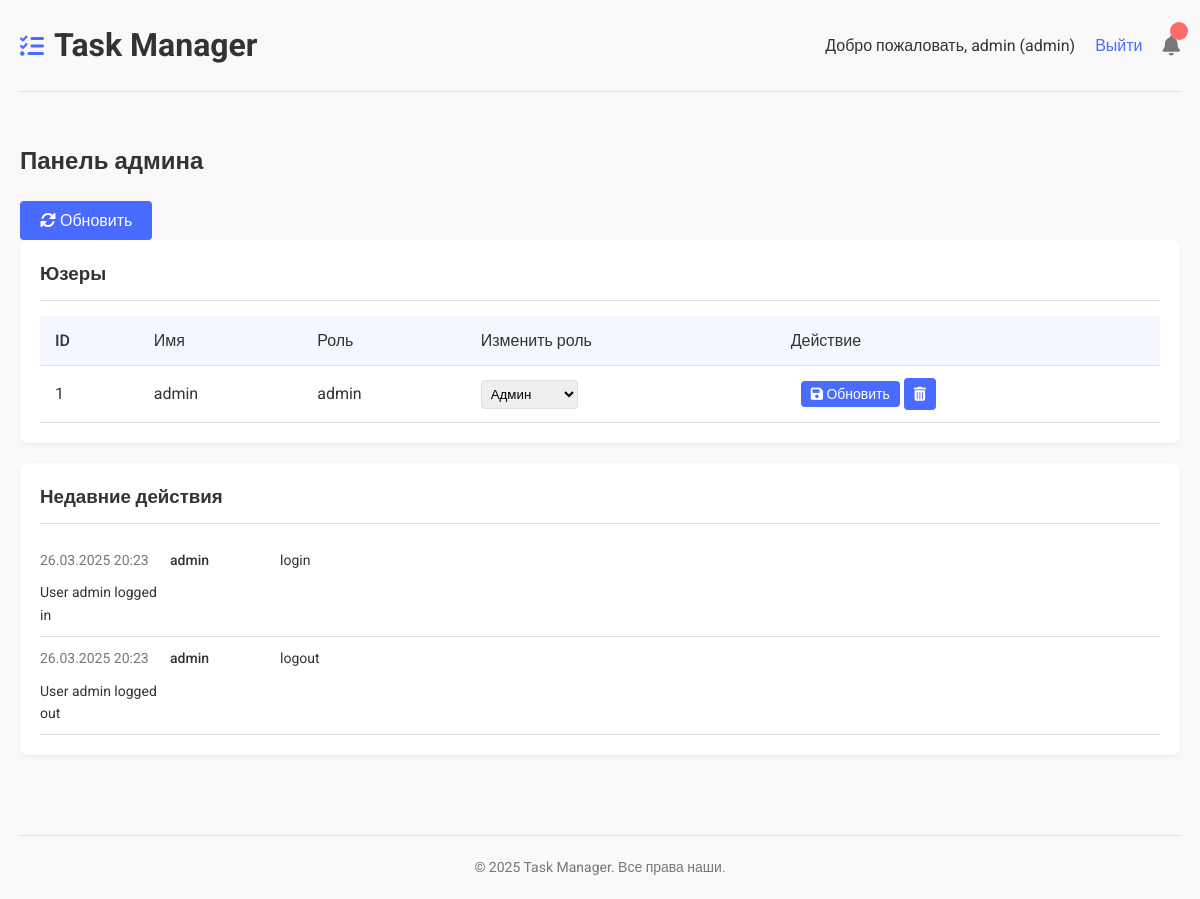
/ (signed in), run on an earlier commit of the app's database.
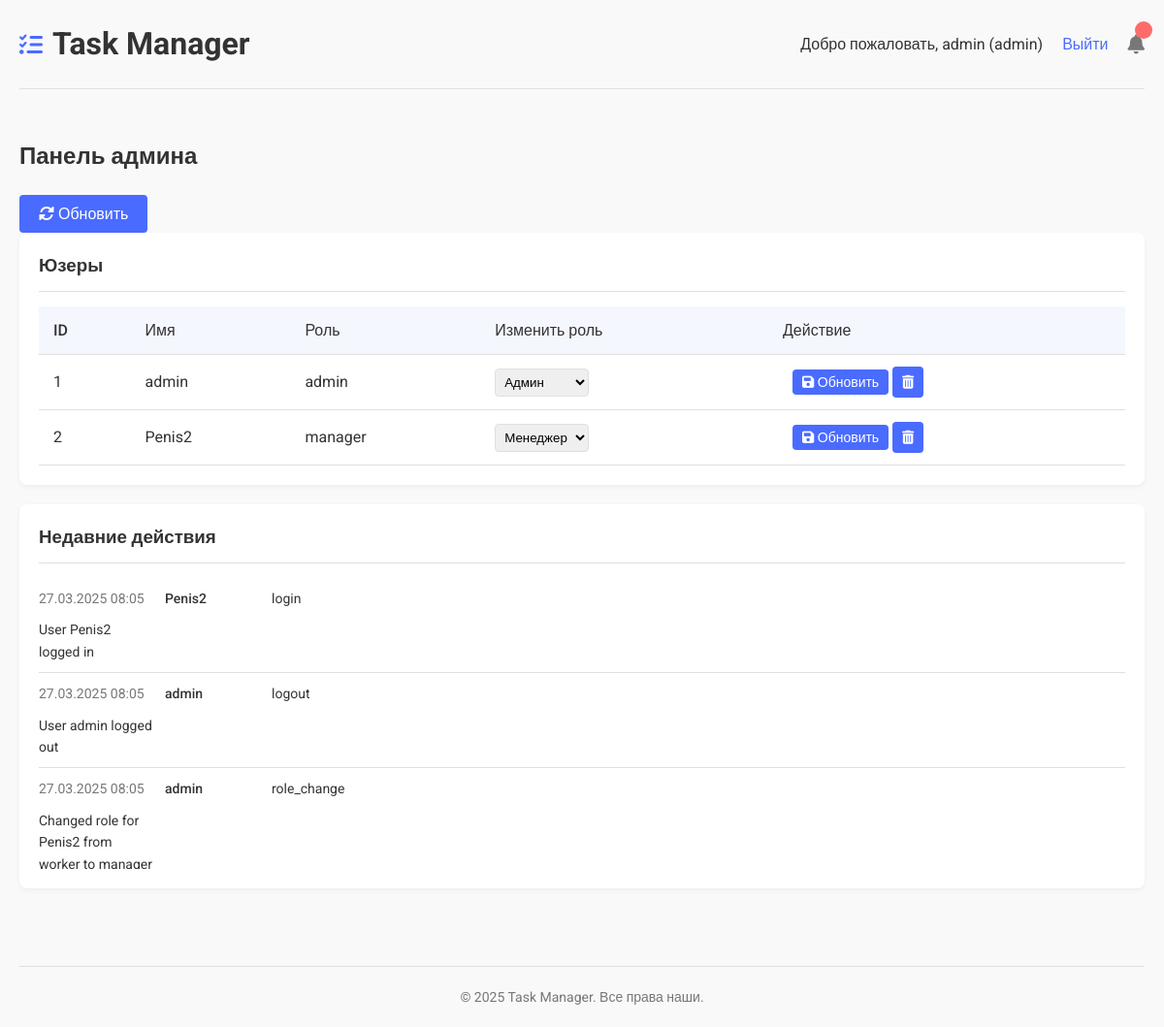
And on a later commit of the database.
### tables this page shows
CREATE TABLE users (
    id INTEGER PRIMARY KEY AUTOINCREMENT,
    username TEXT UNIQUE NOT NULL,
    password TEXT NOT NULL,
    role TEXT NOT NULL DEFAULT 'worker',
    created_at TIMESTAMP DEFAULT CURRENT_TIMESTAMP
);

CREATE TABLE logs (
    id INTEGER PRIMARY KEY AUTOINCREMENT,
    user_id INTEGER NOT NULL,
    action TEXT NOT NULL,
    details TEXT,
    timestamp TIMESTAMP DEFAULT CURRENT_TIMESTAMP,
    FOREIGN KEY (user_id) REFERENCES users (id)
);

### app.py (the view)
@app.route('/')
def index():
    if 'user_id' not in session:
        return redirect(url_for('login'))
    role = session.get('role')
    if role == 'admin':  # Если роль администратора, показываем панель администратора
        return admin_dashboard()
    elif role == 'manager':  # Если роль менеджера, показываем панель менеджера
        return manager_dashboard()
    return worker_dashboard()

### app.py (called while the page is built)
def get_db():
    if 'db' not in g: # Проверяем, есть ли уже соединение с базой данных в объекте g
        g.db = sqlite3.connect(app.config['DATABASE'])
        g.db.row_factory = sqlite3.Row
    return g.db # Возвращаем объект соединения с базой данных

@app.template_filter('datetimeformat')
def datetimeformat_filter(value, format='%d.%m.%Y %H:%M'):
    if not value:
        return ''
    try:
        if isinstance(value, str):
            dt = datetime.strptime(value, '%Y-%m-%d %H:%M:%S')
        else:
            dt = value
        return dt.strftime(format)
    except ValueError:
        return value

def admin_dashboard():
    db = get_db()
    users = db.execute('SELECT id, username, role FROM users').fetchall()
    logs = db.execute('''
        SELECT l.*, u.username
        FROM logs l
        LEFT JOIN users u ON l.user_id = u.id
        ORDER BY l.timestamp DESC
        LIMIT 10
    ''').fetchall()
    return render_template('admin.html', users=users, logs=logs, current_user=session['user_id'])

### templates/admin.html (shortened to what this page needs)
{% extends "base.html" %}
{% block content %}
<div class="dashboard">
    <h2>Панель админа</h2>
    <button id="refresh-users" class="btn btn-secondary mb-3">
        <i class="fas fa-sync-alt"></i> Обновить
    </button>
    <div class="dashboard-section">
        <h3>Юзеры</h3>
        <div id="users-table-container">
            {% include '_users_table.html' %}
        </div>
    </div>
    <div class="dashboard-section">
        <h3>Недавние действия</h3>
        <div class="activity-log">
            {% for log in logs %}
            <div class="log-entry">
                <span class="log-time">{{ log.timestamp|datetimeformat }}</span>
                <span class="log-user">{{ log.username }}</span>
                <span class="log-action">{{ log.action }}</span>
                <span class="log-details">{{ log.details }}</span>
            </div>
            {% else %}
            <p>Нет активности</p>
            {% endfor %}
        </div>
    </div>
</div>
{% endblock %}

### templates/base.html (shortened to what this page needs)
<!DOCTYPE html>
<html lang="en">
<head>
    <link rel="stylesheet" href="{{ url_for('static', filename='css/style.css') }}">
    <link rel="stylesheet" href="https://cdnjs.cloudflare.com/ajax/libs/font-awesome/6.0.0-beta3/css/all.min.css">
</head>
<body>
    <div class="container">
        <header>
            <div class="logo">
                <i class="fas fa-tasks"></i>
                <h1>Task Manager</h1>
            </div>
            <nav>
                {% if 'user_id' in session %}
                    <span>Добро пожаловать, {{ session['username'] }} ({{ session['role'] }})</span>
                    <a href="{{ url_for('logout') }}">Выйти</a>
                    <a href="#" id="notifications-btn">
                        <i class="fas fa-bell"></i>
                        <span id="notification-count"></span>
                    </a>
                {% endif %}
            </nav>
        </header>
        <main>
            {% block content %}{% endblock %}
        </main>
        <footer>
            <p>&copy; 2025 Task Manager. Все права наши.</p>
        </footer>
    </div>
</body>
</html>

### templates/_users_table.html (shortened to what this page needs)
<table class="data-table">
    <thead>
        <tr>
            <th>ID</th>
            <th>Имя</th>
            <th>Роль</th>
            <th>Изменить роль</th>
            <th>Действие</th>
        </tr>
    </thead>
    <tbody>
        {% for user in users %}
        <tr>
            <td>{{ user.id }}</td>
            <td>{{ user.username }}</td>
            <td class="current-role">{{ user.role }}</td>
            <td>
                <select class="form-select role-select">
                    <option value="admin" {% if user.role == 'admin' %}selected{% endif %}>Админ</option>
                    <option value="manager" {% if user.role == 'manager' %}selected{% endif %}>Менеджер</option>
                </select>
            </td>
            <td>
                <button class="btn btn-primary btn-sm btn-update-role" data-user-id="{{ user.id }}">
                    <i class="fas fa-save"></i> Обновить
                </button>
                <button class="btn btn-danger btn-sm action-btn delete-user"
                        data-user-id="{{ user.id }}"
                        {% if current_user is defined and user.id == current_user %}disabled title="You can't delete yourself"{% endif %}>
                    <i class="fas fa-trash-alt"></i>
                </button>
            </td>
        </tr>
        {% else %}
        <tr>
            <td colspan="5">Юзеры не найдены</td>
        </tr>
        {% endfor %}
    </tbody>
</table>

### static/css/style.css (style rules this page uses)
:root { --primary-color: #4a6bff; --secondary-color: #f5f7ff; --accent-color: #ff6b6b; --text-color: #333; --light-text: #777; --border-color: #e0e0e0; --success-color: #28a745; --warning-color: #ffc107; --danger-color: #dc3545; --background-color: #f9f9f9; --card-bg: #ffffff; }
* { margin: 0; padding: 0; box-sizing: border-box; font-family: 'Roboto', sans-serif; }
body { background-color: var(--background-color); color: var(--text-color); line-height: 1.6; }
.container { max-width: 1200px; margin: 0 auto; padding: 0 20px; }
header { display: flex; justify-content: space-between; align-items: center; padding: 20px 0; border-bottom: 1px solid var(--border-color); margin-bottom: 30px; }
.logo { display: flex; align-items: center; gap: 10px; }
.logo i { font-size: 24px; color: var(--primary-color); }
nav { display: flex; align-items: center; gap: 20px; }
nav a { text-decoration: none; color: var(--primary-color); font-weight: 500; }
#notifications-btn { position: relative; font-size: 20px; color: var(--light-text); }
#notification-count { position: absolute; top: -8px; right: -8px; background-color: var(--accent-color); color: white; border-radius: 50%; width: 18px; height: 18px; font-size: 12px; display: flex; align-items: center; justify-content: center; }
.btn { display: inline-block; padding: 10px 20px; background-color: var(--primary-color); color: white; border: none; border-radius: 4px; cursor: pointer; font-size: 16px; text-align: center; text-decoration: none; transition: background-color 0.3s; }
.btn-primary { background-color: var(--primary-color); }
.btn-sm { padding: 5px 10px; font-size: 14px; }
.btn-update-role { margin-left: 10px; }
.dashboard { padding: 20px 0; }
.dashboard h2 { margin-bottom: 20px; }
.dashboard-section { background-color: var(--card-bg); padding: 20px; border-radius: 8px; box-shadow: 0 2px 5px rgba(0, 0, 0, 0.05); margin-bottom: 20px; }
.dashboard-section h3 { margin-bottom: 15px; padding-bottom: 10px; border-bottom: 1px solid var(--border-color); }
.data-table { width: 100%; border-collapse: collapse; }
.data-table th, .data-table td { padding: 12px 15px; text-align: left; border-bottom: 1px solid var(--border-color); }
.data-table th { background-color: var(--secondary-color); font-weight: 500; }
.role-select { padding: 5px; border-radius: 4px; border: 1px solid var(--border-color); }
.activity-log { max-height: 300px; overflow-y: auto; }
.log-entry { padding: 10px 0; border-bottom: 1px solid var(--border-color); display: grid; grid-template-columns: 120px 100px 1fr; gap: 10px; font-size: 14px; }
.log-time { color: var(--light-text); }
.log-user { font-weight: 500; }
footer { text-align: center; padding: 20px 0; margin-top: 40px; border-top: 1px solid var(--border-color); color: var(--light-text); font-size: 14px; }
.action-btn { width: 32px; height: 32px; padding: 0; display: inline-flex; align-items: center; justify-content: center; margin-right: 5px; }
.action-btn:last-child { margin-right: 0; }
.action-btn i { font-size: 14px; }

What changed in the data, as far as the page shows it:
no longer on this page (row edited): logs: timestamp "26.03.2025 20:23", username "admin", action "login", details "User admin logged in"
no longer on this page (row edited): logs: timestamp "26.03.2025 20:23", username "admin", action "logout", details "User admin logged out"
added users: id "2", username "Penis2", role "manager", role "Менеджер"
added logs: timestamp "27.03.2025 08:05", username "Penis2", action "login", details "User Penis2 logged in"
added logs: timestamp "27.03.2025 08:05", username "admin", action "logout", details "User admin logged out"
added logs: timestamp "27.03.2025 08:05", username "admin", action "role_change", details "Changed role for Penis2 from worker to manager"
